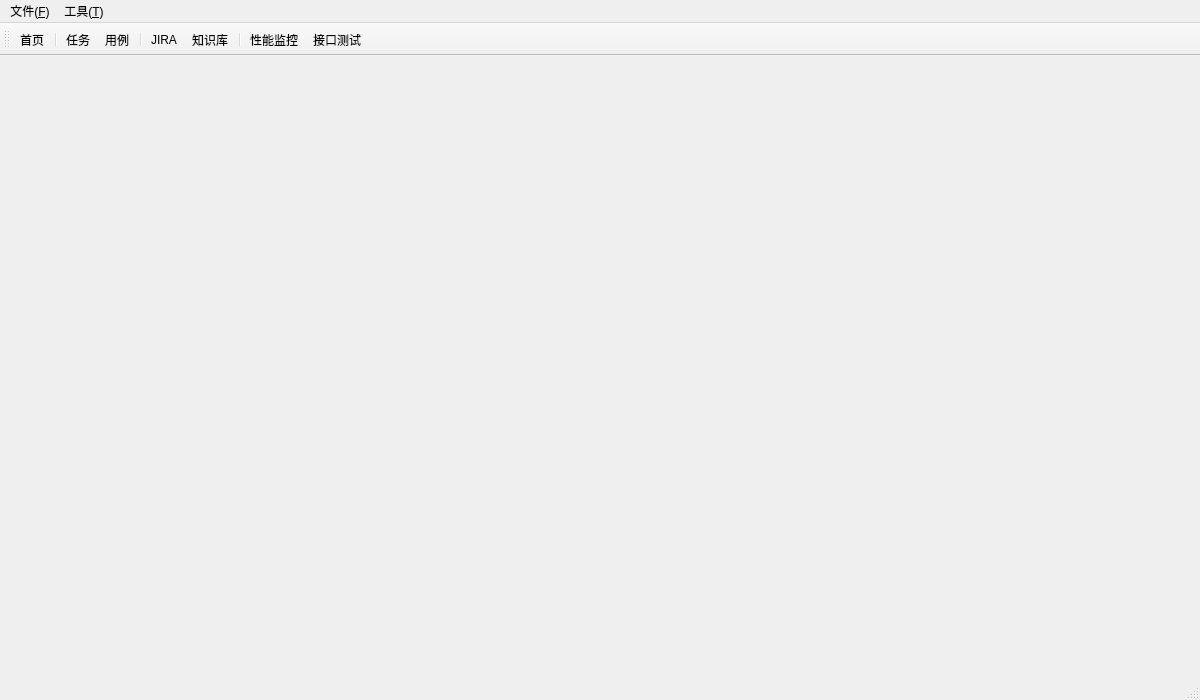
<?xml version="1.0" encoding="UTF-8"?>
<ui version="4.0">
 <class>MainWindow</class>
 <widget class="QMainWindow" name="MainWindow">
  <property name="enabled">
   <bool>true</bool>
  </property>
  <property name="geometry">
   <rect>
    <x>0</x>
    <y>0</y>
    <width>1200</width>
    <height>700</height>
   </rect>
  </property>
  <property name="windowTitle">
   <string>Woodpecker</string>
  </property>
  <property name="windowIcon">
   <iconset resource="../res.qrc">
    <normaloff>:/mainicon/res/wp.ico</normaloff>:/mainicon/res/wp.ico</iconset>
  </property>
  <property name="autoFillBackground">
   <bool>false</bool>
  </property>
  <property name="styleSheet">
   <string notr="true"/>
  </property>
  <widget class="QWidget" name="centralwidget"/>
  <widget class="QMenuBar" name="menubar">
   <property name="geometry">
    <rect>
     <x>0</x>
     <y>0</y>
     <width>1200</width>
     <height>23</height>
    </rect>
   </property>
   <property name="styleSheet">
    <string notr="true"/>
   </property>
   <widget class="QMenu" name="menu_file">
    <property name="styleSheet">
     <string notr="true"/>
    </property>
    <property name="title">
     <string>文件(&amp;F)</string>
    </property>
    <addaction name="menu_login"/>
    <addaction name="separator"/>
    <addaction name="menu_save"/>
    <addaction name="menu_exit"/>
   </widget>
   <widget class="QMenu" name="menu_tools">
    <property name="title">
     <string>工具(&amp;T)</string>
    </property>
    <addaction name="menu_inf"/>
    <addaction name="separator"/>
    <addaction name="menu_settings"/>
   </widget>
   <addaction name="menu_file"/>
   <addaction name="menu_tools"/>
  </widget>
  <widget class="QStatusBar" name="statusbar"/>
  <widget class="QToolBar" name="toolBar">
   <property name="enabled">
    <bool>true</bool>
   </property>
   <property name="windowTitle">
    <string>toolBar</string>
   </property>
   <property name="autoFillBackground">
    <bool>true</bool>
   </property>
   <property name="iconSize">
    <size>
     <width>30</width>
     <height>30</height>
    </size>
   </property>
   <property name="toolButtonStyle">
    <enum>Qt::ToolButtonTextBesideIcon</enum>
   </property>
   <attribute name="toolBarArea">
    <enum>TopToolBarArea</enum>
   </attribute>
   <attribute name="toolBarBreak">
    <bool>false</bool>
   </attribute>
   <addaction name="toolbar_home"/>
   <addaction name="separator"/>
   <addaction name="toolbar_task"/>
   <addaction name="toolbar_case"/>
   <addaction name="separator"/>
   <addaction name="toolbar_jira"/>
   <addaction name="toolbar_knowledge"/>
   <addaction name="separator"/>
   <addaction name="toolbar_monitor"/>
   <addaction name="toolbar_interface"/>
  </widget>
  <action name="menu_save">
   <property name="text">
    <string>保存</string>
   </property>
  </action>
  <action name="menu_exit">
   <property name="text">
    <string>退出</string>
   </property>
  </action>
  <action name="menu_login">
   <property name="checkable">
    <bool>false</bool>
   </property>
   <property name="text">
    <string>登录到JIRA</string>
   </property>
  </action>
  <action name="toolbar_home">
   <property name="icon">
    <iconset resource="../res.qrc">
     <normaloff>:/toolbars/res/home.png</normaloff>:/toolbars/res/home.png</iconset>
   </property>
   <property name="text">
    <string>首页</string>
   </property>
  </action>
  <action name="toolbar_case">
   <property name="icon">
    <iconset resource="../res.qrc">
     <normaloff>:/toolbars/res/table_sheet.png</normaloff>:/toolbars/res/table_sheet.png</iconset>
   </property>
   <property name="text">
    <string>用例</string>
   </property>
  </action>
  <action name="menu_inf">
   <property name="icon">
    <iconset resource="../res.qrc">
     <normaloff>:/toolbars/res/interface.png</normaloff>:/toolbars/res/interface.png</iconset>
   </property>
   <property name="text">
    <string>接口测试</string>
   </property>
  </action>
  <action name="menu_settings">
   <property name="text">
    <string>设置</string>
   </property>
  </action>
  <action name="toolbar_user">
   <property name="icon">
    <iconset resource="../res.qrc">
     <normaloff>:/toolbars/res/user1s.png</normaloff>:/toolbars/res/user1s.png</iconset>
   </property>
   <property name="text">
    <string>Guest</string>
   </property>
  </action>
  <action name="toolbar_jira">
   <property name="icon">
    <iconset resource="../res.qrc">
     <normaloff>:/toolbars/res/jira.png</normaloff>:/toolbars/res/jira.png</iconset>
   </property>
   <property name="text">
    <string>JIRA</string>
   </property>
  </action>
  <action name="toolbar_task">
   <property name="icon">
    <iconset resource="../res.qrc">
     <normaloff>:/toolbars/res/task.png</normaloff>:/toolbars/res/task.png</iconset>
   </property>
   <property name="text">
    <string>任务</string>
   </property>
  </action>
  <action name="toolbar_knowledge">
   <property name="icon">
    <iconset resource="../res.qrc">
     <normaloff>:/toolbars/res/inbox.png</normaloff>:/toolbars/res/inbox.png</iconset>
   </property>
   <property name="text">
    <string>知识库</string>
   </property>
  </action>
  <action name="toolbar_monitor">
   <property name="icon">
    <iconset resource="../res.qrc">
     <normaloff>:/toolbars/res/system_monitor.png</normaloff>:/toolbars/res/system_monitor.png</iconset>
   </property>
   <property name="text">
    <string>性能监控</string>
   </property>
  </action>
  <action name="toolbar_interface">
   <property name="icon">
    <iconset resource="../res.qrc">
     <normaloff>:/toolbars/res/interface.png</normaloff>:/toolbars/res/interface.png</iconset>
   </property>
   <property name="text">
    <string>接口测试</string>
   </property>
  </action>
 </widget>
 <resources>
  <include location="../res.qrc"/>
 </resources>
 <connections/>
</ui>
